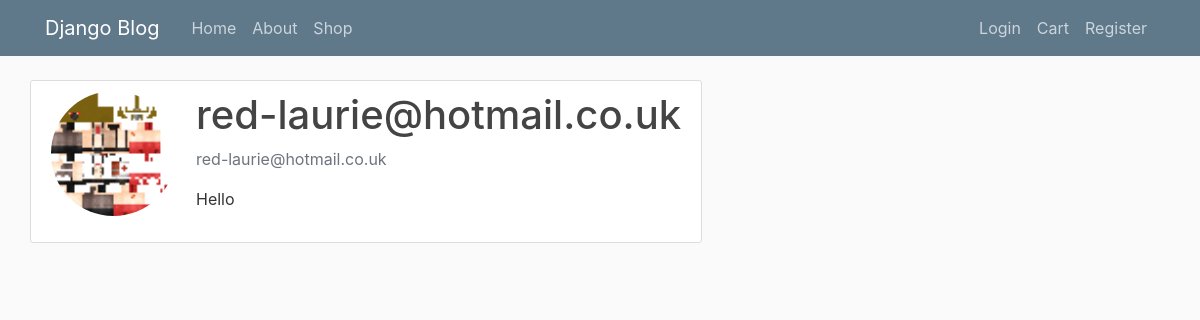
/profile/red-laurie@hotmail.co.uk, run on the app's committed database.
### registration/models.py (models this page shows)
class Profile(models.Model):
    user = models.OneToOneField(User, on_delete=models.CASCADE)
    name = models.CharField(max_length=24, null=True)
    image = models.ImageField(default='default.jpg',upload_to='profile_pics')
    description = models.TextField(User,default='Hello')
    def __str__(self):
        return f'{self.user.username} Profile'

### registration/views.py (the view)
# urls.py: path('profile/<str:username>', user_views.ViewProfile, name='profile_user'),
def ViewProfile(request,username):
        profile = Profile.objects.filter(name=username)[0]
        print(profile)
        context = {'profile':profile}
        print(context)
        return render(request, 'users/user_profile.html',context)

### registration/templates/users/user_profile.html
{% extends "blog/base.html" %}
{% load crispy_forms_tags %}
{% block content %}
    <div class="content-section">
        <div class="media">
            <img class="rounded-circle account-img" src="{{ profile.image.url }}">
            <div class="media-body">
                <h2 class="account-heading">{{ profile.user }}</h2>
                <p class="text-secondary">{{ profile.name }}</p>
                <p class="article-content">{{ profile.description }}</p>
            </div>
        </div>
    </div>
{% endblock content %}

### blog/static/blog/main.css (style rules this page uses)
body { background: #fafafa; color: #333333; margin-top: 5rem; }
h1, h2, h3, h4, h5, h6 { color: #444444; }
.content-section { background: #ffffff; padding: 10px 20px; border: 1px solid #dddddd; border-radius: 3px; margin-bottom: 20px; }
.article-content { white-space: pre-line; }
.account-img { height: 125px; width: 125px; margin-right: 20px; margin-bottom: 16px; }
.account-heading { font-size: 2.5rem; }

### data on the page
Profile: image (picture), user "red-laurie@hotmail.co.uk", name "red-laurie@hotmail.co.uk", description "Hello"
